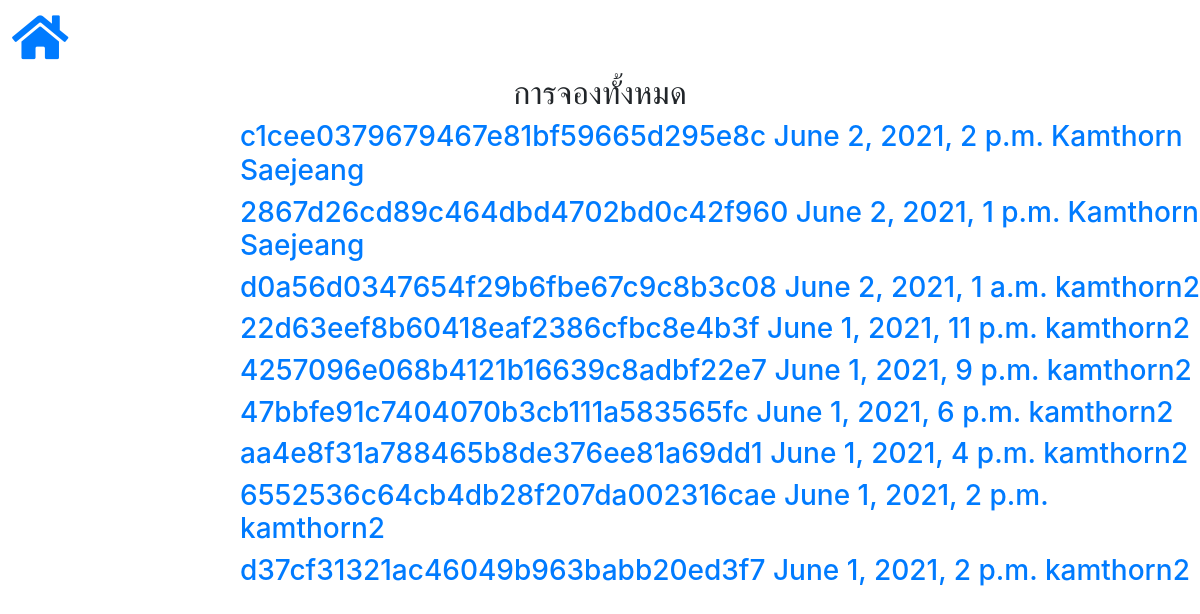
The app's page /adminsite/booking/ (signed in), older data.
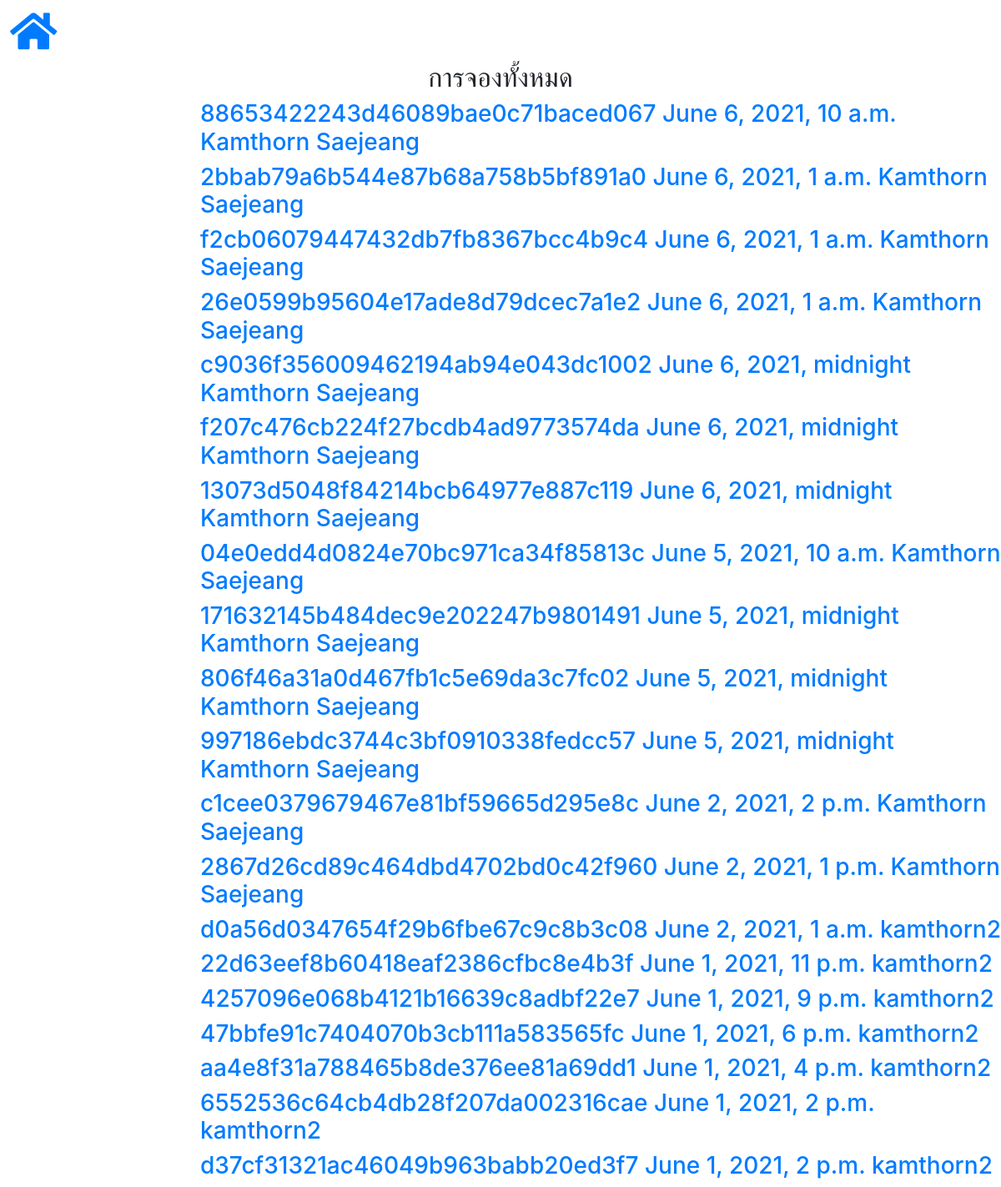
The same page, newer data.
### booking/models.py (models this page shows)
class Booking(models.Model):
    class Meta:
        db_table = 'bcb_booking'
    name = models.CharField(max_length=100)  # for show who's booked
    email = models.EmailField()
    tel = models.CharField(max_length=15)
    member = models.ForeignKey(
        Member, on_delete=models.CASCADE, null=True)  # null if guest
    group = models.ForeignKey(
        Group, on_delete=models.CASCADE, null=True, db_constraint=False)
    court = models.ForeignKey(
        EachCourtInfo, on_delete=models.CASCADE, db_constraint=False)  # what court
    booking_datetime = models.DateTimeField()  # datetime booking
    exp_datetime = models.DateTimeField(null=True)  # for pay in this time
    refund_datetime = models.DateTimeField(
        default=timezone.now)  # for pay in this time
    price_normal = models.DecimalField(
        max_digits=5, decimal_places=2)  # each booking slot
    price_ds = models.DecimalField(
        max_digits=5, decimal_places=2)  # each booking slot
    price_pay = models.DecimalField(
        max_digits=5, decimal_places=2)  # each booking slot
    payment_state = models.IntegerField(default=0)
    timestamp = models.DateTimeField(
        default=timezone.now)  # time now when booking
    bookingid = models.CharField(max_length=32, unique=True)
    paymentid = models.CharField(max_length=32, null=True)
    refundid = models.CharField(max_length=32, null=True)
    is_deleted = models.BooleanField(default=False)

### adminsite/views.py (the view)
# urls.py: path('booking/', views.ListBooking.as_view(), name='booking'),
class ListBooking(PermissionRequiredMixin, ListView):
    permission_required = 'is_staff'
    login_url = '/adminsite/login/'
    model = member_models.Member
    template_name = 'adminsite/booking_list.html'
    def get_queryset(self):
        member = booking_models.Booking.objects.all().order_by(
            'is_deleted').order_by('-booking_datetime')
        return member

### func/disable.py (called while the page is built)
    def process_request(self, request):
        setattr(request, '_dont_enforce_csrf_checks', True)

### template/adminsite/booking_list.html (shortened to what this page needs)
{% extends 'adminsite/base_admin.html' %}
{% block content %}
<h2>การจองทั้งหมด</h2>
    {% for booking in object_list %}
            <h3/><a href="{% url 'booking_detail' pk=booking.pk %}">
                {{ booking.bookingid }} {{booking.booking_datetime}} {{booking.name}}
            </a>
    {% endfor %}
{% endblock %}

### template/adminsite/base_admin.html (shortened to what this page needs)
<html>
        <link rel="stylesheet" href="https://stackpath.bootstrapcdn.com/bootstrap/4.1.3/css/bootstrap.min.css"
>
        <link rel="stylesheet" href="https://use.fontawesome.com/releases/v5.7.0/css/all.css"
>
    <body>
        <a href="{% url 'home' %}">
            <i class="fa fa-home" aria-hidden="true" style="font-size: 50px; margin: 1%"></i>
        </a>
        {% block content %}
        {% endblock %}
    </body>
</html>

### template/adminsite/base_admin.html (style rules this page uses)
h2 { text-align: center; }
h3 { text-align: left; margin-left: 20%; }

Row changes from the older to the newer data that the page shows:
added Booking: bookingid "88653422243d46089bae0c71baced067", booking_datetime "June 6, 2021, 10 a.m.", name "Kamthorn Saejeang"
added Booking: bookingid "2bbab79a6b544e87b68a758b5bf891a0", booking_datetime "June 6, 2021, 1 a.m.", name "Kamthorn Saejeang"
added Booking: bookingid "f2cb06079447432db7fb8367bcc4b9c4", booking_datetime "June 6, 2021, 1 a.m.", name "Kamthorn Saejeang"
added Booking: bookingid "26e0599b95604e17ade8d79dcec7a1e2", booking_datetime "June 6, 2021, 1 a.m.", name "Kamthorn Saejeang"
added Booking: bookingid "c9036f356009462194ab94e043dc1002", booking_datetime "June 6, 2021, midnight", name "Kamthorn Saejeang"
added Booking: bookingid "f207c476cb224f27bcdb4ad9773574da", booking_datetime "June 6, 2021, midnight", name "Kamthorn Saejeang"
added Booking: bookingid "13073d5048f84214bcb64977e887c119", booking_datetime "June 6, 2021, midnight", name "Kamthorn Saejeang"
added Booking: bookingid "04e0edd4d0824e70bc971ca34f85813c", booking_datetime "June 5, 2021, 10 a.m.", name "Kamthorn Saejeang"
added Booking: bookingid "171632145b484dec9e202247b9801491", booking_datetime "June 5, 2021, midnight", name "Kamthorn Saejeang"
added Booking: bookingid "806f46a31a0d467fb1c5e69da3c7fc02", booking_datetime "June 5, 2021, midnight", name "Kamthorn Saejeang"
added Booking: bookingid "997186ebdc3744c3bf0910338fedcc57", booking_datetime "June 5, 2021, midnight", name "Kamthorn Saejeang"
